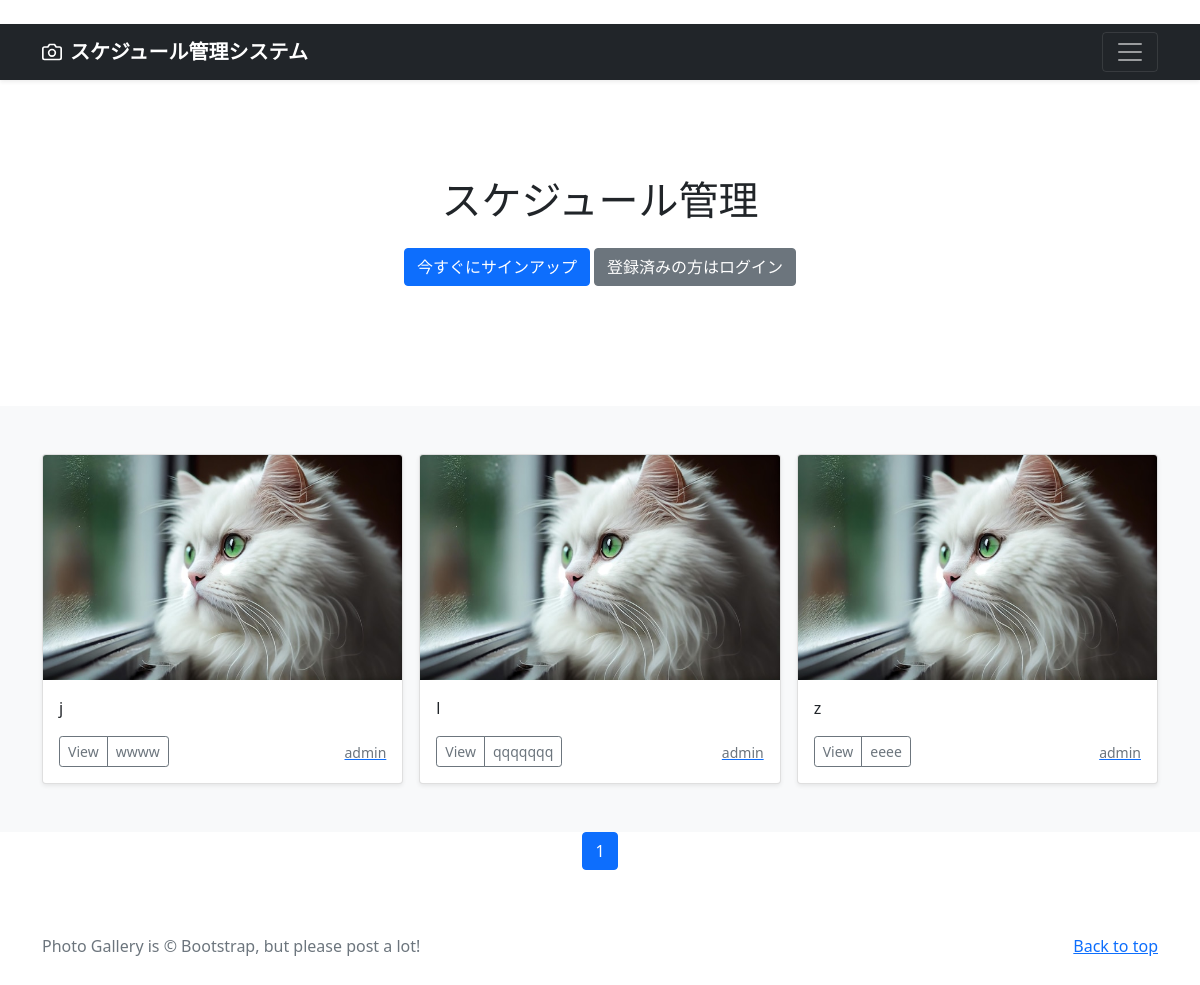
Before: / with the older database file.
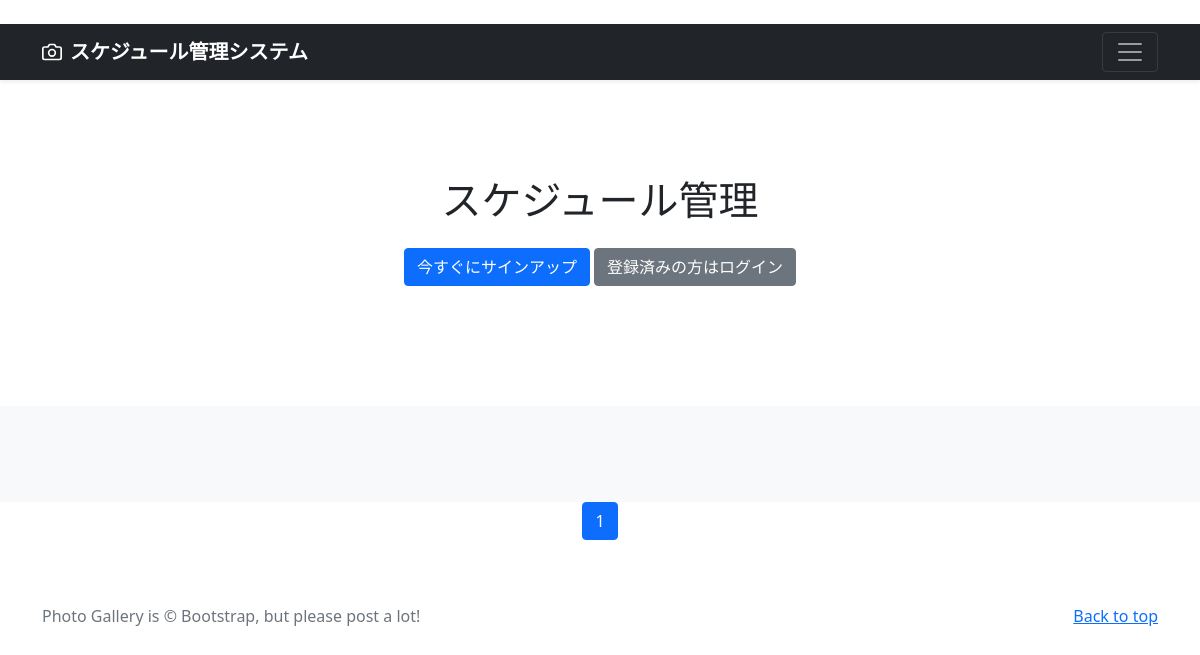
After: the same page with the newer database file.
### photo/models.py (models this page shows, shortened)
class PhotoPost(models.Model):
    user = models.ForeignKey(CustomUser,verbose_name='ユーザー',
                             on_delete=models.CASCADE)
    category = models.ForeignKey(Category,verbose_name='カテゴリ',
                                 on_delete=models.PROTECT)
    title = models.CharField(verbose_name='タイトル',
                             max_length=200)
    comment = models.TextField(verbose_name='コメント',)
    image1 = models.ImageField(verbose_name='イメージ1',
                               upload_to='photos')
    image2 = models.ImageField(verbose_name='イメージ2',
                               upload_to='photos',
                               blank=True,
                               null=True)
    posted_at = models.DateTimeField(verbose_name='投稿日時',
                               auto_now_add=True)

class Category(models.Model):
    title = models.CharField(verbose_name='カテゴリ',max_length=20)

### accounts/models.py (models this page shows)
class CustomUser(AbstractUser):
    pass

### photo/views.py (the view)
# urls.py: path('', views.IndexView.as_view(), name='index'),
class IndexView(ListView):
    template_name ='index.html'
    queryset = PhotoPost.objects.order_by('-posted_at')
    paginate_by = 9

### photo/templates/index.html (shortened to what this page needs)
{% extends "base.html" %}
      {% block contents %}
      {%  include "photos_title.html" %}
      {% include "photos_list.html"%}
      {% include "pagination.html"%}
      {% endblock %}

### photo/templates/photos_list.html (shortened to what this page needs)
  <div class="album py-5 bg-light">
    <div class="container">
      <div class="row row-cols-1 row-cols-sm-2 row-cols-md-3 g-3">
        {% for record in object_list %}
        <div class="col">
          <div class="card shadow-sm">
            <img src="{{ record.image1.url }}"
                 class="bd-placeholder-img card-img-top"
                 width="100%" height="225"
                 xmlns="http://www.w3.org/2000/svg"
                 role="img" aria-label="Placeholder: Thumbnail"
                 preserveAspectRatio="xMidYMid slice"
                 focusable="false">
                 <rect width="100%" height="100%" fill="#55595c"/>
            <div class="card-body">
              <p class="card-text">
                {{record.title}}
              </p>
              <div class="d-flex justify-content-between align-items-center">
                <div class="btn-group">
                  <button type="button"
                          class="btn btn-sm btn-outline-secondary"
onclick="location.href='{% url 'photo:photo_detail' record.pk %}'">
                          View</button>
                  <button type="button"
                          class="btn btn-sm btn-outline-secondary"
onclick="location.href='{% url 'photo:photos_cat' category=record.category.id %}'">
                          {{record.category.title}}</button>
                </div>
                <a href="{% url 'photo:user_list' user=record.user.id %}">
                  <small class="text-muted">
                    {{record.user.username}}</small>
                </a>
              </div>
            </div>
          </div>
        </div>
        {% endfor %}
      </div>
    </div>
  </div>

Changed rows visible on the page:
removed PhotoPost: image1 (picture), title "j", category "wwww", user.username "admin"
removed PhotoPost: image1 (picture), title "l", category "qqqqqqq", user.username "admin"
removed PhotoPost: image1 (picture), title "z", category "eeee", user.username "admin"
